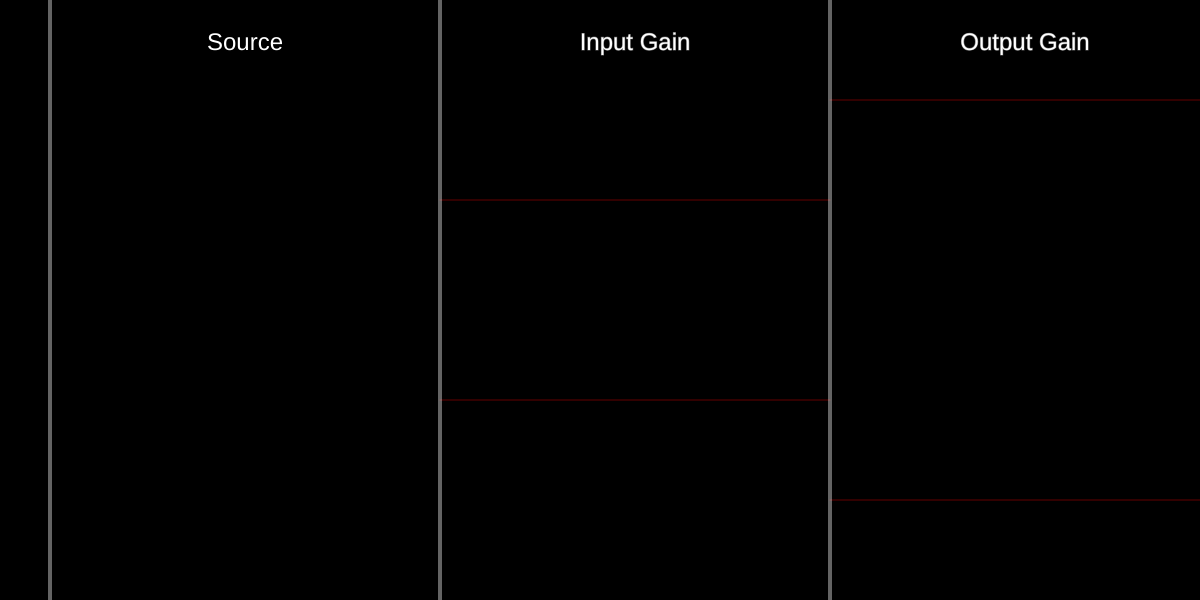
Frame 1 (no input)
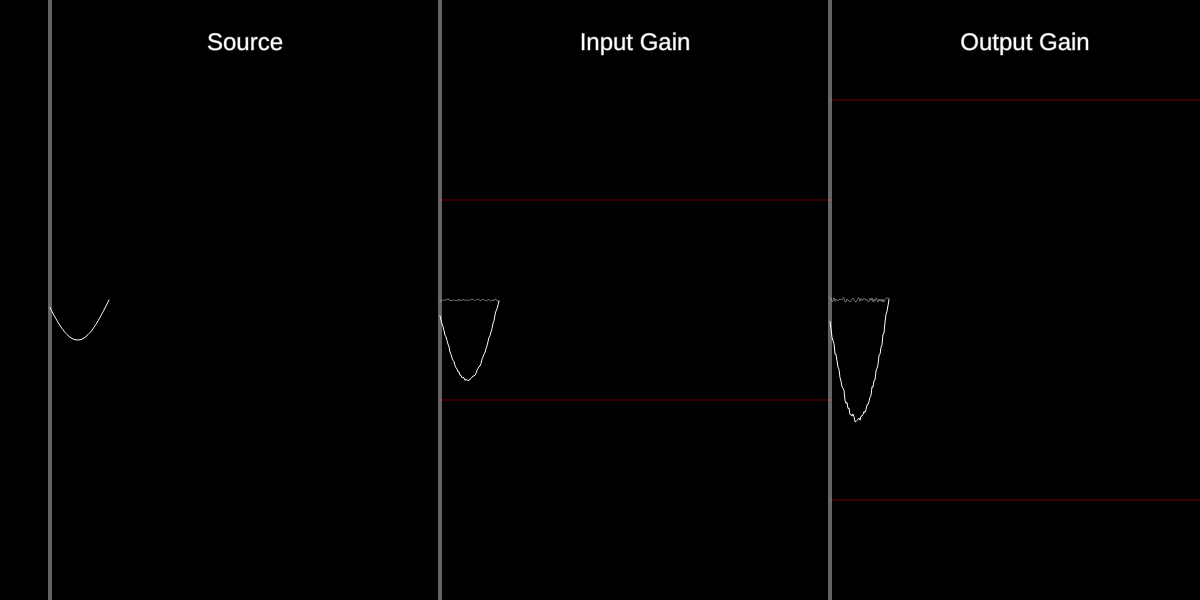
Frame 60 (no input)
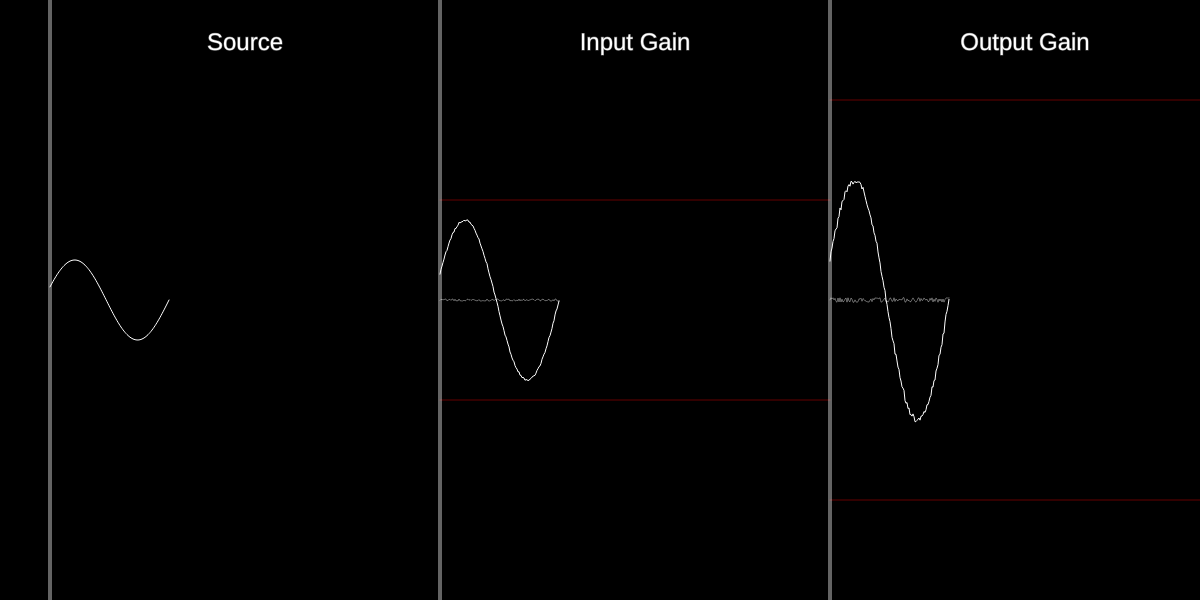
Frame 120 (the mouse pressed at the canvas centre since frame 60)

The p5.js sketch that drew these frames (run headless with seeded random() and noise() and a simulated clock; from frame 60 on, the mouse is pressed at the canvas centre):

// p5.js sketch
// ── sketch.js
let freq = 0;
let wave = [];
let path = [];
let inptGainSlider;
let otptGainSlider;
let srcAmpSlider;
let stages = {};

function setup() {
  createCanvas(windowWidth, 600);
  srcAmpSlider = createSlider(0, 50, 40, 0.5);
  inptGainSlider = createSlider(0, 10, 2, 0.2);
  otptGainSlider = createSlider(0, 10, 1.5, 0.1);

  stages.source = new Stage({
    name: "Source",
    x: 50,
    y: floor(height / 2),
    amplitude: srcAmpSlider.value(),
    limit: floor(width / 3 - 10),
    src: null
  });

  stages.input = new Stage({
    name: "Input Gain",
    x: 50 + floor(width / 3 - 10),
    y: floor(height / 2),
    amplitude: inptGainSlider.value(),
    limit: floor(width / 3 - 10),
    maxVolt: 100,
    noise: true,
    src: stages.source
  });

  stages.output = new Stage({
    name: "Output Gain",
    x: 50 + floor(width / 3 - 10) + floor(width / 3 - 10),
    y: floor(height / 2),
    amplitude: otptGainSlider.value(),
    limit: floor(width / 3 - 10),
    maxVolt: 200,
    noise: true,
    noiseLvl: 1.5,
    src: stages.input
  });

}

function draw() {
  background(0);


  stages.source.calc(srcAmpSlider.value(), freq);
  stages.input.calc(inptGainSlider.value());
  stages.output.calc(otptGainSlider.value());

  for (const key in stages) {
    stages[key].draw();
  }

  freq += 0.05;
}
// ── stage.js
class Stage {
  constructor(opts) {
    this.x = 0;
    this.y = 0;
    this.wave = [];
    this.noiseArr = [];
    this.limit = 150;
    this.amplitude = 10;
    this.frq = 0;
    this.src = null;
    this.maxVolt = 100;
    this.noise = false;
    this.noiseLvl = 0.5;
    for (let opt in opts) {
      this[opt] = opts[opt];
    }
  }

  calc(amp, frq) {

    this.amplitude = amp;
    this.frq = frq;

    // noise function
    if (this.noise) {
      let n = this.noiseLvl * this.amplitude;
      n *= sin(random(PI, -PI));
      n = constrain(n, this.maxVolt * -1, this.maxVolt)
      this.noiseArr.unshift(n);
    }

    // let n = this.noiseArr[i] * (this.amplitude * 0.2);
    // n = constrain(n, this.maxVolt * -1, this.maxVolt);
    // this.noiseArr[i] = n;

    // if we have a source, all wave plots must be based on it
    if (this.src !== null) {
      for (let i = 0; i < this.src.wave.length; i++) {
        let y = this.src.wave[i] * this.amplitude;
        y = constrain(y, this.maxVolt * -1, this.maxVolt);
        this.wave[i] = y;
        if (this.noise) {
          this.wave[i] += this.noiseArr[i];
        }
      }
    } else { //otherwise
      let y = this.amplitude * sin(this.frq);
      this.wave.unshift(y);
    }


    if (this.wave.length > this.limit) {
      this.wave.pop();
    }

    if (this.noiseArr.length > this.limit) {
      this.noiseArr.pop();
    }
  }

  draw() {
    // draw main wave
    strokeWeight(1);
    push();
    stroke(255);
    translate(this.x, this.y);
    beginShape();
    noFill();
    for (let i = 0; i < this.wave.length; i++) {
      vertex(i, this.wave[i]);
    }
    endShape();

    // draw noise
    if (this.noise) {
      push();
      stroke(255, 100);
      translate(0, 0);
      beginShape();
      noFill();
      for (let i = 0; i < this.noiseArr.length; i++) {
        vertex(i, this.noiseArr[i]);
      }
      endShape();
      pop();
    }

    // draw output voltage rails if not the source
    if (this.src) {
      stroke(255, 0, 0, 100);
      line(0, -this.maxVolt, this.limit, -this.maxVolt);
      line(0, this.maxVolt, this.limit, this.maxVolt);
    }
    pop();

    // Draw name if configured
    if (this.name) {
      textSize(24);
      textAlign(CENTER);
      fill(255);
      text(this.name, this.x + this.limit / 2, 50);
    }

    // draw vertical lines
    stroke(255, 100);
    strokeWeight(4);
    line(this.x, 0, this.x, height);
    // line(this.x + this.limit + 2, 0, this.x + this.limit + 2, height);

  }

  init() {
    // fill the array at start
    for (let i = 0; i < width / 3; i++) {
      let y = this.amplitude * sin(this.frq);
      this.wave.unshift(y);
      this.frq += 0.05;
    }
  }

}
